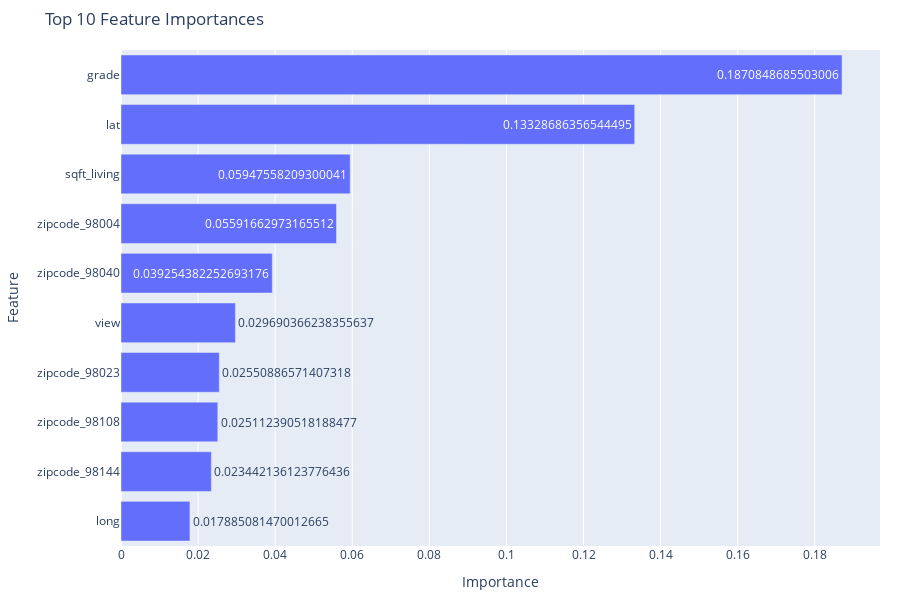

Notebook source saved alongside this figure:
### Code cell
top_feat_imp = feat_imp.head(10)

fig = px.bar(
    top_feat_imp,
    x="Importance",
    y="Feature",
    orientation="h",
    title="Top 10 Feature Importances",
    text="Importance"
)

fig.update_layout(
    yaxis=dict(autorange="reversed"),
    margin=dict(l=120, r=20, t=50, b=50),
    height=600
)

fig.show()

### Figure 1 — Plotly figure (JSON) as saved in the notebook; plotly's stock layout.template omitted (floating-point values rounded to 4 significant figures)
{"data": [{"hovertemplate": "Importance=%{text}<br>Feature=%{y}<extra></extra>", "legendgroup": "", "marker": {"color": "#636efa", "pattern": {"shape": ""}}, "name": "", "orientation": "h", "showlegend": false, "text": [0.1871, 0.1333, 0.05948, 0.05592, 0.03925, 0.02969, 0.02551, 0.02511, 0.02344, 0.01789], "textposition": "auto", "type": "bar", "x": [0.1871, 0.1333, 0.05948, 0.05592, 0.03925, 0.02969, 0.02551, 0.02511, 0.02344, 0.01789], "xaxis": "x", "y": ["grade", "lat", "sqft_living", "zipcode_98004", "zipcode_98040", "view", "zipcode_98023", "zipcode_98108", "zipcode_98144", "long"], "yaxis": "y"}], "layout": {"barmode": "relative", "height": 600, "legend": {"tracegroupgap": 0}, "margin": {"b": 50, "l": 120, "r": 20, "t": 50}, "title": {"text": "Top 10 Feature Importances"}, "xaxis": {"anchor": "y", "domain": [0, 1], "title": {"text": "Importance"}}, "yaxis": {"anchor": "x", "autorange": "reversed", "domain": [0, 1], "title": {"text": "Feature"}}}}
